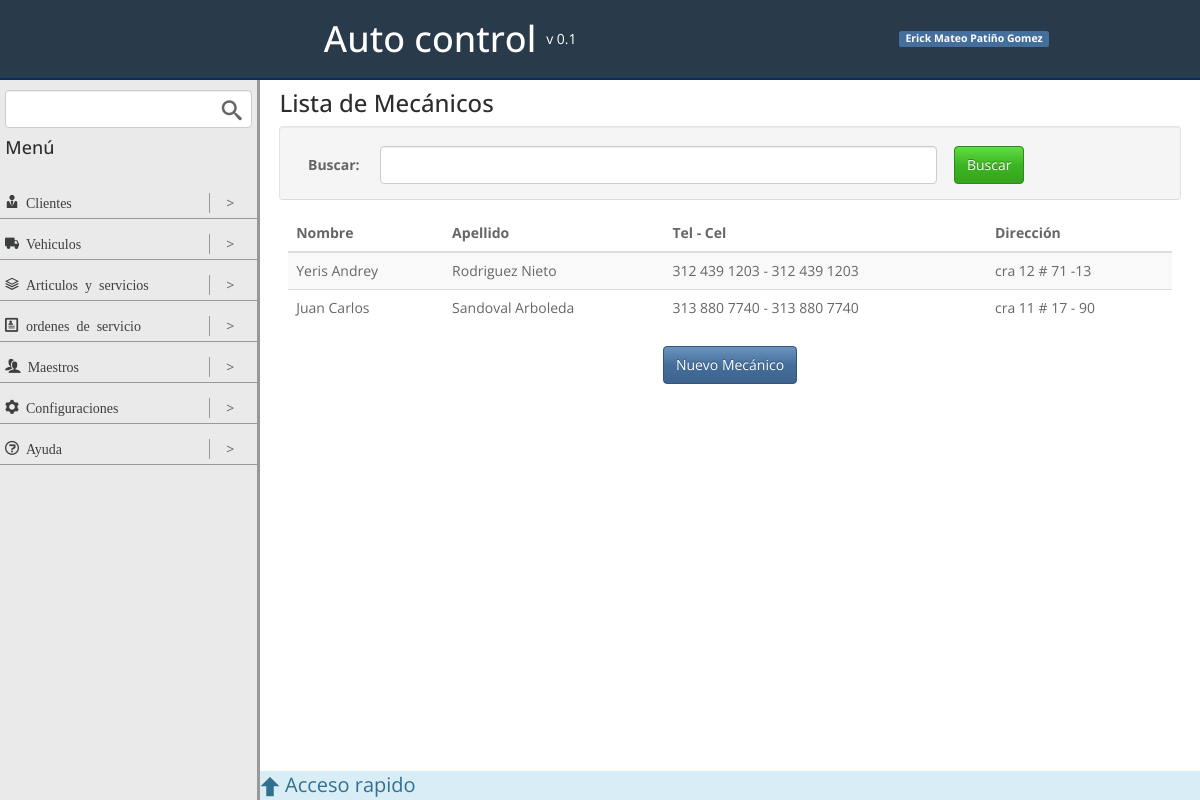
Before: /mecanicos/ with the older database file.
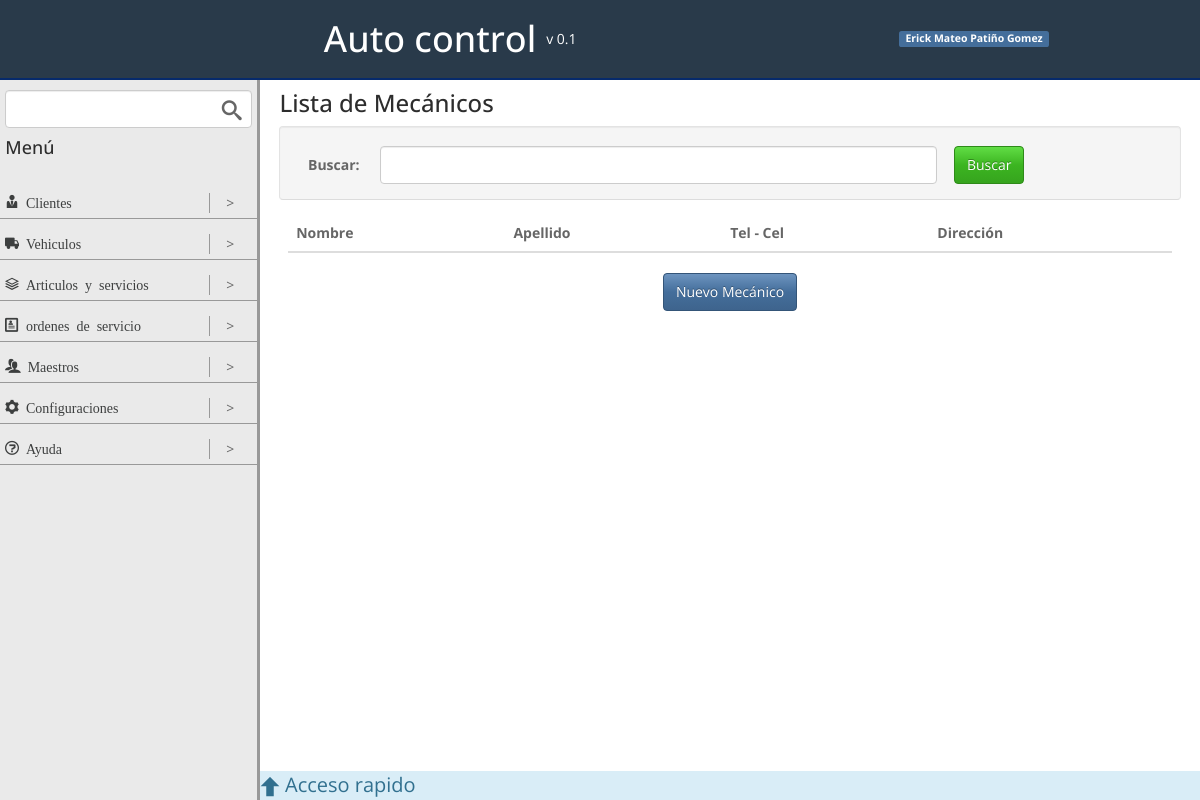
After: the same page with the newer database file.
### maestros/models.py (models this page shows, shortened)
class mecanicoModel(models.Model):
	nombre = models.CharField(max_length=50)
	apellido = models.CharField(max_length=50)
	telefono = models.CharField(max_length=20, blank=True, null=True)
	celular = models.CharField(max_length=20)
	direccion = models.CharField(max_length=50, blank=True, null=True)
	activo = models.BooleanField(default=True)

### maestros/views.py (the view)
# urls.py: url(r'^mecanicos/$', listMecanicosView.as_view(), name = 'list_mecanicos'),
class listMecanicosView(ListView):
	template_name = 'list_mecanicos.html'
	model = mecanicoModel
	context_object_name = 'mecanicos'
	paginate_by = 10

### maestros/templates/list_mecanicos.html (shortened to what this page needs)
{% extends "base.html" %}
{% block contentViewTitle %}
	<h3>Lista de Mecánicos</h3>
{% endblock contentViewTitle %}
{% block content %}
	<div class="row well actions-top middle">
		<div class="col-1">
			<label for="">Buscar:</label>
		</div>
		<div class="col-8">
			<input type="text" class="form-control" placeholder="">
		</div>
		<div class="col-3">
			<input type="submit" class="btn btn-success" value="Buscar">
		</div>
	</div>
	<table class="table table-striped table-hover ">
		<thead>
			<tr>
				<th>Nombre</th>
				<th>Apellido</th>
				<th>Tel - Cel</th>
				<th>Dirección</th>
			</tr>
		</thead>
		<tbody>
		{% for mecanico in mecanicos %}
			<tr>
				<td>{{ mecanico.nombre }}</td>
				<td>{{ mecanico.apellido }}</td>
				<td>{{ mecanico.telefono }} - {{ mecanico.celular }}</td>
				<td>{{ mecanico.direccion }}</td>
			</tr>
		{% endfor %}
		</tbody>
	</table>
	<div class="row center">
		<a class='btn btn-primary' href="{% url 'create_mecanicos' %}">Nuevo Mecánico</a>
	</div>
{% endblock content %}

Changed rows visible on the page:
removed mecanicoModel: nombre "Yeris Andrey", apellido "Rodriguez Nieto", telefono "312 439 1203", celular "312 439 1203", direccion "cra 12 # 71 -13"
removed mecanicoModel: nombre "Juan Carlos", apellido "Sandoval Arboleda", telefono "313 880 7740", celular "313 880 7740", direccion "cra 11 # 17 - 90"
